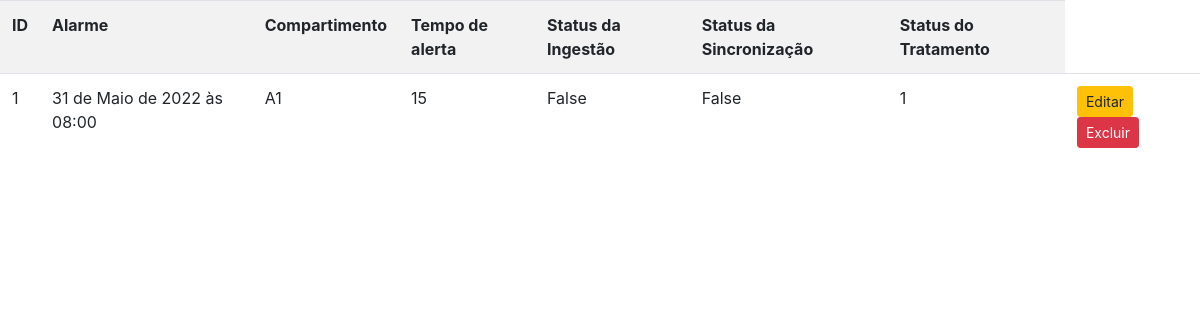
Before: /listar/doses_tratamentos/ with the older database file.
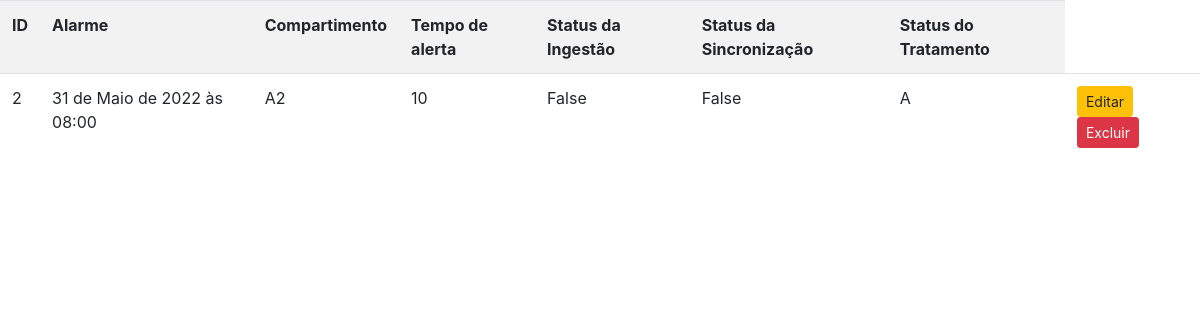
After: the same page with the newer database file.
### cadastros/models.py (models this page shows, shortened)
class DosesTratamento(models.Model):
    STATUS_TRATAMENTO = [
        ('A', 'Ativo'),
        ('I', 'Inativo')
    ]
    alarme = models.DateTimeField()
    compartimento_caixa = models.CharField(max_length=10, verbose_name='Compartimento')
    tempo_alerta_especifico = models.CharField(max_length=20, verbose_name='Tempo de alerta')
    status_ingestao = models.BooleanField(verbose_name='Status da Ingestão', default=False)
    status_sincronizacao = models.BooleanField(verbose_name='Status da Sincronização', default=False)
    status_tratamento = models.CharField(max_length=50, choices=STATUS_TRATAMENTO, default='A')

### cadastros/views.py (the view)
# urls.py: path('listar/doses_tratamentos/', DosesTratamentoList.as_view(), name='listar-doses-tratamentos'),
class DosesTratamentoList(ListView):
    model = DosesTratamento
    template_name = 'cadastros/listar-doses-tratamentos.html'

### cadastros/templates/cadastros/listar-doses-tratamentos.html (shortened to what this page needs)
{% load static %}
<!DOCTYPE html>
<html lang="pt-br">
<head>
    <link rel="stylesheet" href="{% static 'css/bootstrap.min.css' %}">
    <link rel="stylesheet" href="{% static 'css/font-awesome.min.css' %}">
</head>
<body>
   <table class="table table-striped">
       <tr>
           <th>ID</th>
           <th>Alarme</th>
           <th>Compartimento</th>
           <th>Tempo de alerta</th>
           <th>Status da Ingestão</th>
           <th>Status da Sincronização</th>
           <th>Status do Tratamento</th>
       </tr>
       {% for dose_tratamento in object_list %}
       <tr>
           <td>{{ dose_tratamento.pk }}</td>
           <td>{{ dose_tratamento.alarme }}</td>
           <td>{{ dose_tratamento.compartimento_caixa }}</td>
           <td>{{ dose_tratamento.tempo_alerta_especifico }}</td>
           <td>{{ dose_tratamento.status_ingestao }}</td>
           <td>{{ dose_tratamento.status_sincronizacao }}</td>
           <td>{{ dose_tratamento.status_tratamento }}</td>
           <td>
               <a href="{% url 'atualizar-doses-tratamento' dose_tratamento.pk %}" class="btn btn-warning btn-sm">Editar</a>
               <a href="{% url 'excluir-doses-tratamento' dose_tratamento.pk %}" class="btn btn-danger btn-sm">Excluir</a>
           </td>
       </tr>
       {% empty %}
       <tr>
           <td colspan="100%">Nenhum profissional de saúde cadastrado!</td>
       </tr>
       {% endfor %}
   </table>
</body>
</html>

Changed rows visible on the page:
removed DosesTratamento: pk "1", alarme "31 de Maio de 2022 às 08:00", compartimento_caixa "A1", tempo_alerta_especifico "15", status_ingestao "False", status_sincronizacao "False", status_tratamento "1"
added DosesTratamento: pk "2", alarme "31 de Maio de 2022 às 08:00", compartimento_caixa "A2", tempo_alerta_especifico "10", status_ingestao "False", status_sincronizacao "False", status_tratamento "A"
